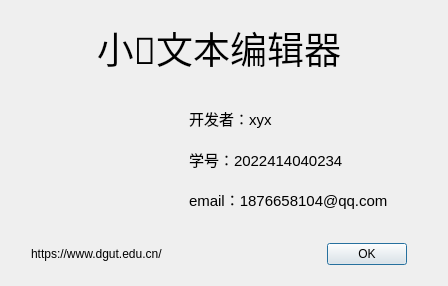
<?xml version="1.0" encoding="UTF-8"?>
<ui version="4.0">
 <class>AboutDialog</class>
 <widget class="QDialog" name="AboutDialog">
  <property name="geometry">
   <rect>
    <x>0</x>
    <y>0</y>
    <width>448</width>
    <height>286</height>
   </rect>
  </property>
  <property name="sizePolicy">
   <sizepolicy hsizetype="Preferred" vsizetype="Preferred">
    <horstretch>0</horstretch>
    <verstretch>0</verstretch>
   </sizepolicy>
  </property>
  <property name="windowTitle">
   <string>关于</string>
  </property>
  <layout class="QVBoxLayout" name="verticalLayout_3">
   <item>
    <layout class="QVBoxLayout" name="verticalLayout_2" stretch="1,5,2">
     <property name="leftMargin">
      <number>0</number>
     </property>
     <property name="topMargin">
      <number>10</number>
     </property>
     <property name="rightMargin">
      <number>10</number>
     </property>
     <property name="bottomMargin">
      <number>10</number>
     </property>
     <item>
      <widget class="QLabel" name="label">
       <property name="font">
        <font>
         <family>Modern No. 20</family>
         <pointsize>28</pointsize>
        </font>
       </property>
       <property name="text">
        <string>小🐽文本编辑器</string>
       </property>
       <property name="alignment">
        <set>Qt::AlignmentFlag::AlignCenter</set>
       </property>
      </widget>
     </item>
     <item>
      <layout class="QHBoxLayout" name="horizontalLayout" stretch="1,2">
       <property name="leftMargin">
        <number>15</number>
       </property>
       <property name="topMargin">
        <number>0</number>
       </property>
       <property name="rightMargin">
        <number>0</number>
       </property>
       <item>
        <widget class="QLabel" name="label_5">
         <property name="minimumSize">
          <size>
           <width>45</width>
           <height>30</height>
          </size>
         </property>
         <property name="styleSheet">
          <string notr="true">border-image: url(:/images/notebook.png);</string>
         </property>
         <property name="text">
          <string/>
         </property>
        </widget>
       </item>
       <item>
        <layout class="QVBoxLayout" name="verticalLayout" stretch="0,0,0">
         <property name="leftMargin">
          <number>25</number>
         </property>
         <property name="topMargin">
          <number>20</number>
         </property>
         <property name="bottomMargin">
          <number>20</number>
         </property>
         <item>
          <widget class="QLabel" name="label_2">
           <property name="font">
            <font>
             <family>Microsoft Sans Serif</family>
             <pointsize>11</pointsize>
            </font>
           </property>
           <property name="text">
            <string>开发者：xyx</string>
           </property>
          </widget>
         </item>
         <item>
          <widget class="QLabel" name="label_3">
           <property name="font">
            <font>
             <family>Microsoft Sans Serif</family>
             <pointsize>11</pointsize>
            </font>
           </property>
           <property name="text">
            <string>学号：2022414040234</string>
           </property>
          </widget>
         </item>
         <item>
          <widget class="QLabel" name="label_4">
           <property name="font">
            <font>
             <family>Microsoft Sans Serif</family>
             <pointsize>11</pointsize>
            </font>
           </property>
           <property name="text">
            <string>email：1876658104@qq.com</string>
           </property>
          </widget>
         </item>
        </layout>
       </item>
      </layout>
     </item>
     <item>
      <layout class="QHBoxLayout" name="horizontalLayout_2">
       <property name="leftMargin">
        <number>20</number>
       </property>
       <property name="rightMargin">
        <number>20</number>
       </property>
       <item>
        <widget class="QLabel" name="label_6">
         <property name="text">
          <string>https://www.dgut.edu.cn/</string>
         </property>
        </widget>
       </item>
       <item>
        <widget class="QDialogButtonBox" name="buttonBox">
         <property name="orientation">
          <enum>Qt::Orientation::Horizontal</enum>
         </property>
         <property name="standardButtons">
          <set>QDialogButtonBox::StandardButton::Ok</set>
         </property>
        </widget>
       </item>
      </layout>
     </item>
    </layout>
   </item>
  </layout>
 </widget>
 <resources/>
 <connections>
  <connection>
   <sender>buttonBox</sender>
   <signal>accepted()</signal>
   <receiver>AboutDialog</receiver>
   <slot>accept()</slot>
   <hints>
    <hint type="sourcelabel">
     <x>330</x>
     <y>223</y>
    </hint>
    <hint type="destinationlabel">
     <x>157</x>
     <y>274</y>
    </hint>
   </hints>
  </connection>
  <connection>
   <sender>buttonBox</sender>
   <signal>rejected()</signal>
   <receiver>AboutDialog</receiver>
   <slot>reject()</slot>
   <hints>
    <hint type="sourcelabel">
     <x>330</x>
     <y>229</y>
    </hint>
    <hint type="destinationlabel">
     <x>286</x>
     <y>274</y>
    </hint>
   </hints>
  </connection>
 </connections>
</ui>
